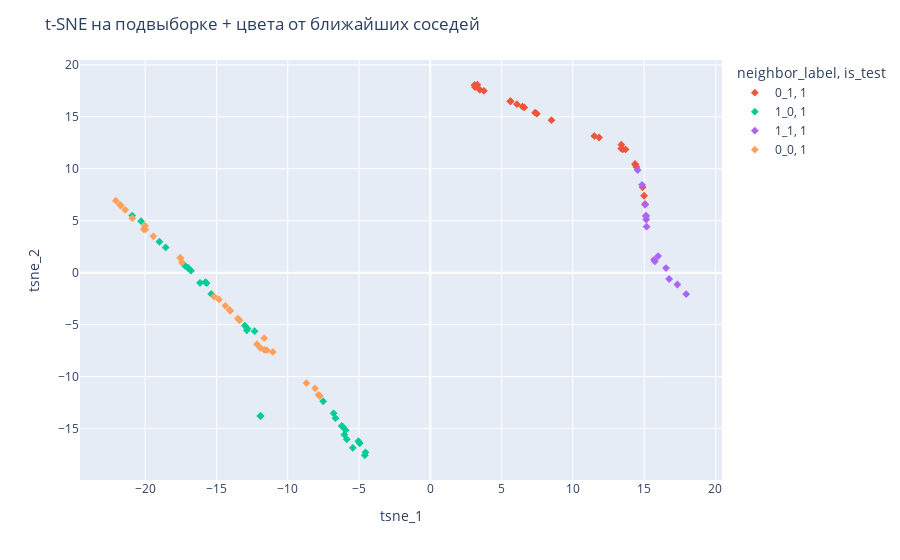

Write notebook code for a chart like this one.
### Markdown cell above
Метка *_* это обьединение, первое это значение таргет, а второе флаг того, что закапз сделан сильно позже конца сессии.

Тут обьедененные трейн и тест, но с пометками где кто. Видно что какое то разделение все таки есть. Теперь пробуем кнном выдать тесту новые метки и посмотреть что выйдет.

### Code cell
from sklearn.neighbors import KNeighborsClassifier


sub_train = sub[sub['is_test'] == 0].copy()
sub_test  = sub[sub['is_test'] == 1].copy()

scaler = StandardScaler()
X_train_scaled = scaler.fit_transform(sub_train[features].fillna(-999999999))
X_test_scaled = scaler.transform(sub_test[features].fillna(-999999999))

# Обучаем KNN на подвыборке train
knn = KNeighborsClassifier(n_neighbors=5)
knn.fit(
    X_train_scaled,
    sub_train['label'].values
)

# Предсказываем для подвыборки test
sub_test['neighbor_label'] = knn.predict(X_test_scaled)

# 4) Объединяем обратно
sub_with_neighbors = pd.concat([sub_train, sub_test], axis=0)

# 5) Визуализируем с учетом neighbor_label
import plotly.express as px

fig = px.scatter(
    sub_with_neighbors,
    x='tsne_1', y='tsne_2',
    color='neighbor_label',    # теперь раскраска по KNN-метке
    symbol='is_test',
    hover_data=features + ['label', 'neighbor_label']
)
fig.update_layout(title='t-SNE на подвыборке + цвета от ближайших соседей')
fig.show()

### Figure 1 — Plotly figure (JSON) as saved in the notebook; plotly's stock layout.template omitted (floating-point values rounded to 4 significant figures)
{"data": [{"customdata": [[-506700.0, 1, "test", "0_1"], [-8097.0, 1, "test", "0_1"], [-151900.0, 1, "test", "0_1"], [-457800.0, 1, "test", "0_1"], [-5081.0, 1, "test", "0_1"], [-233600.0, 1, "test", "0_1"], [-71280.0, 1, "test", "0_1"], [-591000.0, 1, "test", "0_1"], [-105400.0, 1, "test", "0_1"], [-188500.0, 1, "test", "0_1"], [-4681.0, 1, "test", "0_1"], [-2057.0, 1, "test", "0_1"], [-622300.0, 1, "test", "0_1"], [-1665.0, 1, "test", "0_1"], [-618400.0, 1, "test", "0_1"], [-2610.0, 1, "test", "0_1"], [-4965.0, 1, "test", "0_1"], [-23800.0, 1, "test", "0_1"], [-587900.0, 1, "test", "0_1"], [-18080.0, 1, "test", "0_1"], [-230400.0, 1, "test", "0_1"], [-111300.0, 1, "test", "0_1"], [-159900.0, 1, "test", "0_1"], [-8343.0, 1, "test", "0_1"], [-7862.0, 1, "test", "0_1"], [-9052.0, 1, "test", "0_1"]], "hovertemplate": "neighbor_label=%{customdata[3]}<br>is_test=1<br>tsne_1=%{x}<br>tsne_2=%{y}<br>time_to_order_seconds=%{customdata[0]}<br>hard_call=%{customdata[1]}<br>label=%{customdata[2]}<extra></extra>", "legendgroup": "0_1, 1", "marker": {"color": "#EF553B", "symbol": "diamond"}, "mode": "markers", "name": "0_1, 1", "orientation": "v", "showlegend": true, "type": "scatter", "x": [3.472, 13.5, 6.592, 3.761, 14.36, 5.608, 8.498, 3.135, 7.472, 6.074, 14.46, 14.99, 3.105, 15.06, 3.116, 14.89, 14.39, 11.5, 3.297, 11.84, 5.639, 7.348, 6.459, 13.39, 13.7, 13.39], "xaxis": "x", "y": [17.61, 11.87, 15.9, 17.5, 10.46, 16.51, 14.67, 17.85, 15.3, 16.22, 10.18, 7.402, 18.05, 6.62, 18.04, 8.221, 10.38, 13.15, 18.09, 13.01, 16.49, 15.4, 15.98, 11.94, 11.86, 12.32], "yaxis": "y"}, {"customdata": [[74.83, 0, "test", "1_0"], [386.5, 0, "test", "1_0"], [-195.8, 0, "test", "1_0"], [-310.4, 0, "test", "1_0"], [440.9, 0, "test", "1_0"], [415.0, 0, "test", "1_0"], [76.9, 0, "test", "1_0"], [289.2, 0, "test", "1_0"], [null, 0, "test", "1_0"], [273.3, 0, "test", "1_0"], [-231.1, 0, "test", "1_0"], [-301.3, 0, "test", "1_0"], [85.07, 0, "test", "1_0"], [-276.7, 0, "test", "1_0"], [-243.3, 0, "test", "1_0"], [885.3, 0, "test", "1_0"], [-256.5, 0, "test", "1_0"], [65.71, 0, "test", "1_0"], [-136.5, 0, "test", "1_0"], [-227.2, 0, "test", "1_0"], [1573.0, 0, "test", "1_0"], [-398.0, 0, "test", "1_0"], [412.3, 0, "test", "1_0"], [751.5, 0, "test", "1_0"], [null, 0, "test", "1_0"], [280.1, 0, "test", "1_0"], [-376.2, 0, "test", "1_0"], [-180.6, 0, "test", "1_0"], [-315.9, 0, "test", "1_0"], [214.2, 0, "test", "1_0"], [1988.0, 0, "test", "1_0"]], "hovertemplate": "neighbor_label=%{customdata[3]}<br>is_test=1<br>tsne_1=%{x}<br>tsne_2=%{y}<br>time_to_order_seconds=%{customdata[0]}<br>hard_call=%{customdata[1]}<br>label=%{customdata[2]}<extra></extra>", "legendgroup": "1_0, 1", "marker": {"color": "#00cc96", "symbol": "diamond"}, "mode": "markers", "name": "1_0, 1", "orientation": "v", "showlegend": true, "type": "scatter", "x": [-12.87, -16.78, -6.65, -4.952, -17.22, -17.01, -12.82, -16.15, -11.91, -15.69, -6.13, -5.041, -13.01, -5.859, -5.938, -19.0, -6.025, -12.33, -7.512, -6.213, -20.28, -4.592, -16.99, -18.56, -11.91, -15.77, -4.544, -6.783, -5.434, -15.37, -20.91], "xaxis": "x", "y": [-5.538, 0.1944, -14.0, -16.41, 0.6916, 0.492, -5.382, -0.9741, -13.79, -1.007, -14.83, -16.22, -5.093, -16.03, -15.15, 2.979, -15.59, -5.631, -12.37, -14.75, 4.96, -17.57, 0.4565, 2.428, -13.79, -0.9073, -17.29, -13.53, -16.85, -2.041, 5.499], "yaxis": "y"}, {"customdata": [[-504.4, 1, "test", "1_1"], [-1241.0, 1, "test", "1_1"], [-2803.0, 1, "test", "1_1"], [-1134.0, 1, "test", "1_1"], [-419.9, 1, "test", "1_1"], [-970.2, 1, "test", "1_1"], [-472.1, 1, "test", "1_1"], [-596.4, 1, "test", "1_1"], [-606.7, 1, "test", "1_1"], [-1218.0, 1, "test", "1_1"], [-551.6, 1, "test", "1_1"], [-4254.0, 1, "test", "1_1"], [-1628.0, 1, "test", "1_1"], [-622.3, 1, "test", "1_1"]], "hovertemplate": "neighbor_label=%{customdata[3]}<br>is_test=1<br>tsne_1=%{x}<br>tsne_2=%{y}<br>time_to_order_seconds=%{customdata[0]}<br>hard_call=%{customdata[1]}<br>label=%{customdata[2]}<extra></extra>", "legendgroup": "1_1, 1", "marker": {"color": "#ab63fa", "symbol": "diamond"}, "mode": "markers", "name": "1_1, 1", "orientation": "v", "showlegend": true, "type": "scatter", "x": [16.75, 15.13, 14.85, 15.14, 17.94, 15.17, 17.33, 15.75, 15.69, 15.13, 16.53, 14.54, 15.07, 15.98], "xaxis": "x", "y": [-0.6058, 5.497, 8.46, 5.118, -2.053, 4.427, -1.138, 1.083, 1.235, 5.421, 0.4477, 9.881, 6.532, 1.602], "yaxis": "y"}, {"customdata": [[4821.0, 0, "test", "0_0"], [-66.61, 0, "test", "0_0"], [2566.0, 0, "test", "0_0"], [-118.2, 0, "test", "0_0"], [24.61, 0, "test", "0_0"], [13.28, 0, "test", "0_0"], [1305.0, 0, "test", "0_0"], [1031.0, 0, "test", "0_0"], [482.2, 0, "test", "0_0"], [-91.66, 0, "test", "0_0"], [1379.0, 0, "test", "0_0"], [3230.0, 0, "test", "0_0"], [1861.0, 0, "test", "0_0"], [-112.6, 0, "test", "0_0"], [199.7, 0, "test", "0_0"], [1281.0, 0, "test", "0_0"], [29.9, 0, "test", "0_0"], [536.9, 0, "test", "0_0"], [38.89, 0, "test", "0_0"], [135.8, 0, "test", "0_0"], [102.3, 0, "test", "0_0"], [3384, 0, "test", "0_0"], [107.5, 0, "test", "0_0"], [42.4, 0, "test", "0_0"], [22.76, 0, "test", "0_0"], [181.9, 0, "test", "0_0"], [133.0, 0, "test", "0_0"], [529.7, 0, "test", "0_0"], [151.7, 0, "test", "0_0"]], "hovertemplate": "neighbor_label=%{customdata[3]}<br>is_test=1<br>tsne_1=%{x}<br>tsne_2=%{y}<br>time_to_order_seconds=%{customdata[0]}<br>hard_call=%{customdata[1]}<br>label=%{customdata[2]}<extra></extra>", "legendgroup": "0_0, 1", "marker": {"color": "#FFA15A", "symbol": "diamond"}, "mode": "markers", "name": "0_0, 1", "orientation": "v", "showlegend": true, "type": "scatter", "x": [-22.05, -8.689, -21.4, -7.748, -11.63, -11.05, -20.09, -19.42, -17.42, -8.081, -20.01, -21.71, -20.9, -7.836, -15.16, -19.99, -11.9, -17.54, -12.16, -14.08, -13.38, -21.76, -13.49, -11.65, -11.47, -14.81, -14.03, -17.52, -14.37], "xaxis": "x", "y": [6.931, -10.62, 6.047, -11.87, -7.431, -7.622, 4.18, 3.502, 0.9877, -11.13, 4.518, 6.455, 5.246, -11.75, -2.297, 4.166, -7.252, 1.449, -6.883, -3.581, -4.585, 6.533, -4.415, -6.302, -7.453, -2.574, -3.672, 1.385, -3.188], "yaxis": "y"}], "layout": {"legend": {"title": {"text": "neighbor_label, is_test"}, "tracegroupgap": 0}, "margin": {"t": 60}, "title": {"text": "t-SNE на подвыборке + цвета от ближайших соседей"}, "xaxis": {"anchor": "y", "domain": [0, 1], "title": {"text": "tsne_1"}}, "yaxis": {"anchor": "x", "domain": [0, 1], "title": {"text": "tsne_2"}}}}
